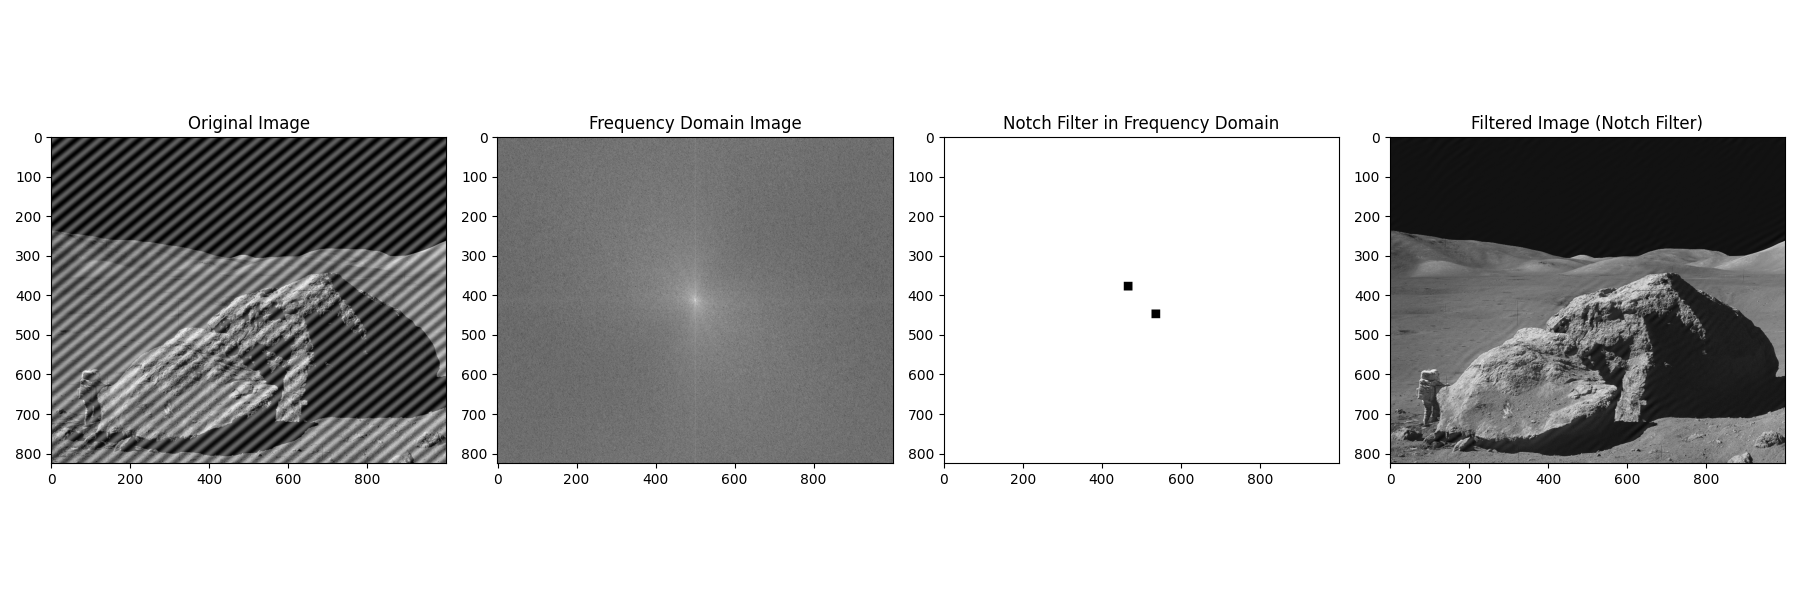

This figure's Python source:
import cv2
import numpy as np
import matplotlib.pyplot as plt

# Read the image
image = cv2.imread('astronaut-interference.tif', cv2.IMREAD_GRAYSCALE)

# Check if the image is valid
if image is None or not isinstance(image, (np.ndarray)):
    raise ValueError("Invalid image provided. Please check the file path.")

# Perform FFT to transform the image into the frequency domain
f_transform = np.fft.fft2(image)
f_transform_shifted = np.fft.fftshift(f_transform)
magnitude_spectrum = np.log(np.abs(f_transform_shifted) + 1)

# Create a 2D notch filter to remove specific frequencies
rows, cols = image.shape
crow, ccol = rows // 2, cols // 2
D0 = 35  # Cutoff frequency for the bandstop filter
W = 11  # Width of the notch filter

notch_filter = np.ones((rows, cols), np.uint8)

# Create notches around specific frequencies
notch_filter[crow - D0 - W : crow - D0 + W, ccol - D0 - W : ccol - D0 + W] = 0
notch_filter[crow + D0 - W : crow + D0 + W, ccol + D0 - W : ccol + D0 + W] = 0

# Apply the notch filter in the frequency domain
filtered_f_transform_shifted = f_transform_shifted * notch_filter

# Inverse transform to the spatial domain
filtered_image = np.fft.ifftshift(filtered_f_transform_shifted)
filtered_image = np.fft.ifft2(filtered_image)
filtered_image = np.abs(filtered_image).astype(np.uint8)

# Calculate the magnitude spectrum of the filtered image
filtered_magnitude_spectrum = np.log(np.abs(filtered_f_transform_shifted) + 1)

# Save the image
cv2.imwrite('astronaut_original_image.png', image)
cv2.imwrite('astronaute_smagnitude_spectrum_image.png', magnitude_spectrum)
cv2.imwrite('astronaut_notch_filter_image.png', notch_filter)
cv2.imwrite('astronaut_filtered_image.png', filtered_image)

plt.figure(figsize = (18, 6))

# Display the original image
plt.subplot(1, 4, 1)
plt.title("Original Image")
plt.imshow(image, cmap = 'gray')

# Frequency domain
plt.subplot(1, 4, 2)
plt.title("Frequency Domain Image")
plt.imshow(magnitude_spectrum, cmap = 'gray')

# Filter
plt.subplot(1, 4, 3)
plt.title("Notch Filter in Frequency Domain")
plt.imshow(notch_filter, cmap = 'gray')

# Filtered image
plt.subplot(1, 4, 4)
plt.title("Filtered Image (Notch Filter)")
plt.imshow(filtered_image, cmap = 'gray')

# Show plots
plt.tight_layout()
plt.show()
